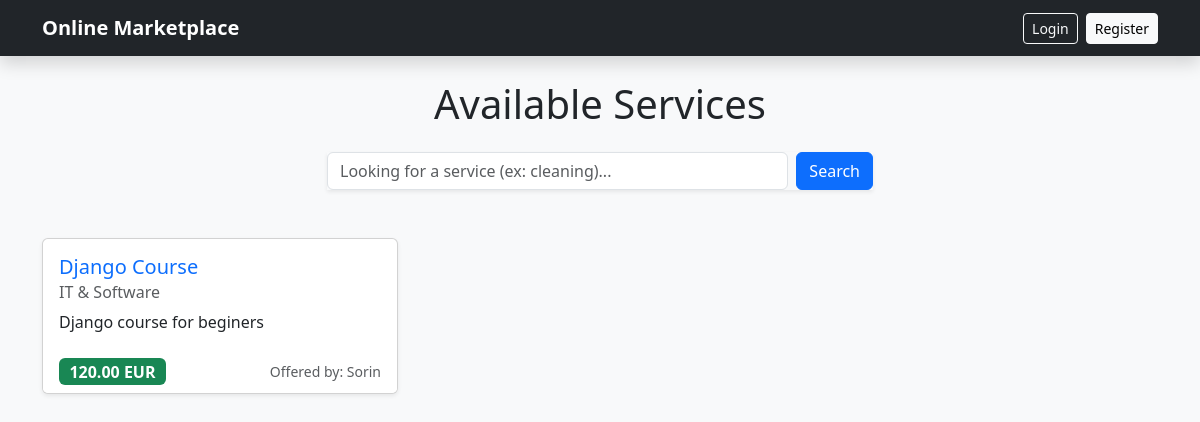
The page / on the database its author committed.
### marketplace/models.py (models this page shows, shortened)
class Service(models.Model):
    CATEGORY_CHOICES = [
        ('cleaning', 'Cleaning'),
        ('it', 'IT & Software'),
        ('math', 'Mathematics Meditations'),
        ('garden', 'Garden'),
    ]
    title = models.CharField(max_length=200, unique=True)
    provider = models.ForeignKey(User, on_delete=models.CASCADE, related_name="services")
    description = models.TextField()
    category = models.CharField(max_length=20, choices=CATEGORY_CHOICES)
    price = models.DecimalField(max_digits=10, decimal_places=2)
    created_on = models.DateTimeField(auto_now_add=True)
    image = models.ImageField(upload_to='services/', default='services/default.jpg', blank=True)

### marketplace/views.py (the view)
# urls.py: path('', views.service_list, name='service_list'),
def service_list(request):
    services = Service.objects.all()
    query = request.GET.get('q')
    if query:
        services = services.filter(title__icontains=query) | services.filter(description__icontains=query)
    return render(request, 'marketplace/services.html', {'services': services, 'query': query})

### marketplace/templates/marketplace/services.html (shortened to what this page needs)
{% extends 'marketplace/base.html' %}
{% block content %}
<h1 class="text-center mb-4">Available Services</h1>
<div class="row justify-content-center mb-5">
    <div class="col-md-6">
        <form method="GET" action="{% url 'service_list' %}" class="d-flex shadow-sm">
            <input name="q" class="form-control me-2" type="search" placeholder="Looking for a service (ex: cleaning)..."
                value="{{ query|default:'' }}">
            <button class="btn btn-primary" type="submit">Search</button>
        </form>
    </div>
</div>
<div class="row">
    {% for service in services %}
    <div class="col-md-4 mb-4">
        <div class="card h-100 shadow-sm">
            <div class="card-body">
                <h5 class="card-title">
                    <a href="{% url 'service_detail' service.id %}" class="text-decoration-none text-primary">
                        {{ service.title }}
                    </a>
                </h5>
                <h6 class="card-subtitle mb-2 text-muted">{{ service.get_category_display }}</h6>
                <p class="card-text">{{ service.description|truncatewords:20 }}</p>
            </div>
            <div class="card-footer bg-white border-top-0">
                <div class="d-flex justify-content-between align-items-center">
                    <span class="badge bg-success fs-6">{{ service.price }} EUR</span>
                    <small class="text-muted">Offered by: {{ service.provider.username }}</small>
                </div>
            </div>
        </div>
    </div>
    {% empty %}
    <div class="col-12">
        <div class="alert alert-info text-center">There are currently no services listed.</div>
    </div>
    {% endfor %}
</div>
</div>
{% endblock %}

### rows shown on the page
Service: title "Django Course", category "IT & Software", description "Django course for beginers", price "120.00", provider.username "Sorin"
